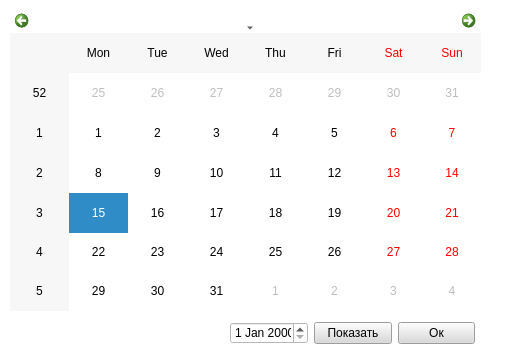
<?xml version="1.0" encoding="UTF-8"?>
<ui version="4.0">
 <class>Form</class>
 <widget class="QWidget" name="Form">
  <property name="geometry">
   <rect>
    <x>0</x>
    <y>0</y>
    <width>506</width>
    <height>352</height>
   </rect>
  </property>
  <property name="windowTitle">
   <string>Form</string>
  </property>
  <property name="styleSheet">
   <string notr="true">background-color: rgb(255, 255, 255);</string>
  </property>
  <widget class="QCalendarWidget" name="calendarWidget">
   <property name="geometry">
    <rect>
     <x>10</x>
     <y>10</y>
     <width>471</width>
     <height>301</height>
    </rect>
   </property>
   <property name="styleSheet">
    <string notr="true">font: 8pt &quot;Book Antiqua&quot;;
gridline-color: rgb(0, 85, 255);</string>
   </property>
  </widget>
  <widget class="QWidget" name="layoutWidget">
   <property name="geometry">
    <rect>
     <x>230</x>
     <y>320</y>
     <width>245</width>
     <height>26</height>
    </rect>
   </property>
   <layout class="QHBoxLayout" name="horizontalLayout">
    <item>
     <widget class="QDateEdit" name="dateEdit">
      <property name="styleSheet">
       <string notr="true">font: 9pt &quot;Book Antiqua&quot;;
</string>
      </property>
     </widget>
    </item>
    <item>
     <widget class="QPushButton" name="pushButton_show">
      <property name="styleSheet">
       <string notr="true">font: 9pt &quot;Book Antiqua&quot;;
background-color: rgb(218, 218, 218);</string>
      </property>
      <property name="text">
       <string>Показать</string>
      </property>
     </widget>
    </item>
    <item>
     <widget class="QPushButton" name="pushButton_ok">
      <property name="styleSheet">
       <string notr="true">font: 9pt &quot;Book Antiqua&quot;;
background-color: rgb(218, 218, 218);</string>
      </property>
      <property name="text">
       <string>Ок</string>
      </property>
     </widget>
    </item>
   </layout>
  </widget>
 </widget>
 <resources/>
 <connections/>
</ui>
